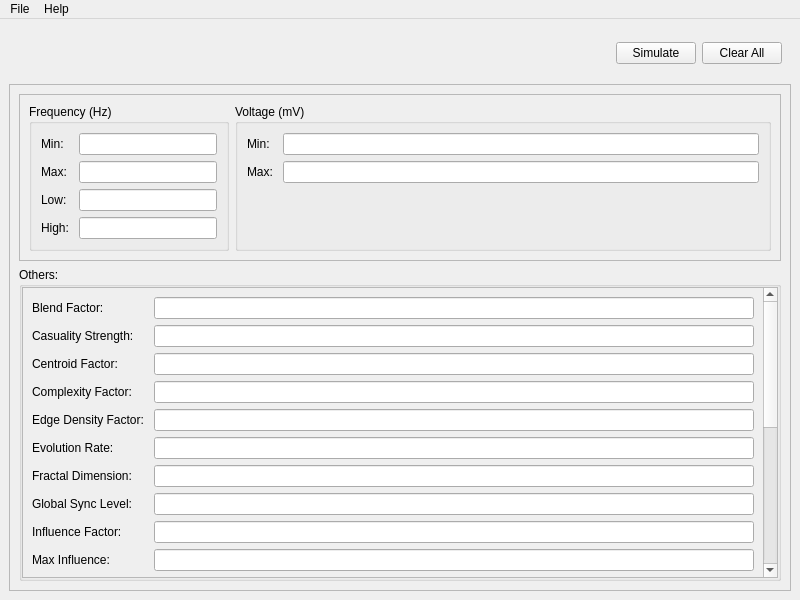
<?xml version="1.0" encoding="UTF-8"?>
<ui version="4.0">
 <class>MainWindow</class>
 <widget class="QMainWindow" name="MainWindow">
  <property name="geometry">
   <rect>
    <x>0</x>
    <y>0</y>
    <width>800</width>
    <height>600</height>
   </rect>
  </property>
  <property name="windowTitle">
   <string>MainWindow</string>
  </property>
  <widget class="QWidget" name="centralwidget">
   <layout class="QVBoxLayout" name="verticalLayout_3">
    <item alignment="Qt::AlignRight">
     <widget class="QFrame" name="btn_frame">
      <property name="minimumSize">
       <size>
        <width>0</width>
        <height>50</height>
       </size>
      </property>
      <property name="maximumSize">
       <size>
        <width>16777215</width>
        <height>50</height>
       </size>
      </property>
      <property name="styleSheet">
       <string notr="true">QFrame{
	border: 0px solid;
}</string>
      </property>
      <property name="frameShape">
       <enum>QFrame::StyledPanel</enum>
      </property>
      <property name="frameShadow">
       <enum>QFrame::Raised</enum>
      </property>
      <layout class="QHBoxLayout" name="horizontalLayout_2">
       <item>
        <widget class="QPushButton" name="simulate_btn">
         <property name="maximumSize">
          <size>
           <width>100</width>
           <height>16777215</height>
          </size>
         </property>
         <property name="text">
          <string>Simulate</string>
         </property>
        </widget>
       </item>
       <item>
        <widget class="QPushButton" name="clear_all_btn">
         <property name="maximumSize">
          <size>
           <width>100</width>
           <height>16777215</height>
          </size>
         </property>
         <property name="text">
          <string>Clear All</string>
         </property>
        </widget>
       </item>
      </layout>
     </widget>
    </item>
    <item>
     <widget class="QFrame" name="details_frame">
      <property name="frameShape">
       <enum>QFrame::StyledPanel</enum>
      </property>
      <property name="frameShadow">
       <enum>QFrame::Raised</enum>
      </property>
      <layout class="QVBoxLayout" name="verticalLayout_2">
       <item>
        <widget class="QFrame" name="freq_frame">
         <property name="frameShape">
          <enum>QFrame::StyledPanel</enum>
         </property>
         <property name="frameShadow">
          <enum>QFrame::Raised</enum>
         </property>
         <layout class="QHBoxLayout" name="horizontalLayout">
          <item>
           <widget class="QGroupBox" name="freq_group">
            <property name="maximumSize">
             <size>
              <width>200</width>
              <height>16777215</height>
             </size>
            </property>
            <property name="title">
             <string>Frequency (Hz)</string>
            </property>
            <layout class="QFormLayout" name="formLayout_2">
             <item row="0" column="0">
              <widget class="QLabel" name="min_freq_label">
               <property name="text">
                <string>Min: </string>
               </property>
              </widget>
             </item>
             <item row="0" column="1">
              <widget class="QLineEdit" name="min_freq_input"/>
             </item>
             <item row="1" column="0">
              <widget class="QLabel" name="max_freq_label">
               <property name="text">
                <string>Max: </string>
               </property>
              </widget>
             </item>
             <item row="1" column="1">
              <widget class="QLineEdit" name="max_freq_input"/>
             </item>
             <item row="2" column="0">
              <widget class="QLabel" name="low_freq_label">
               <property name="text">
                <string>Low: </string>
               </property>
              </widget>
             </item>
             <item row="2" column="1">
              <widget class="QLineEdit" name="low_freq_input"/>
             </item>
             <item row="3" column="0">
              <widget class="QLabel" name="high_freq_label">
               <property name="text">
                <string>High: </string>
               </property>
              </widget>
             </item>
             <item row="3" column="1">
              <widget class="QLineEdit" name="high_freq_input"/>
             </item>
            </layout>
           </widget>
          </item>
          <item>
           <widget class="QGroupBox" name="voltage_group">
            <property name="title">
             <string>Voltage (mV)</string>
            </property>
            <layout class="QFormLayout" name="formLayout">
             <item row="0" column="0">
              <widget class="QLabel" name="min_voltage_label">
               <property name="text">
                <string>Min: </string>
               </property>
              </widget>
             </item>
             <item row="0" column="1">
              <widget class="QLineEdit" name="min_voltage_input"/>
             </item>
             <item row="1" column="0">
              <widget class="QLabel" name="max_voltage_label">
               <property name="text">
                <string>Max: </string>
               </property>
              </widget>
             </item>
             <item row="1" column="1">
              <widget class="QLineEdit" name="max_voltage_linput"/>
             </item>
            </layout>
           </widget>
          </item>
         </layout>
        </widget>
       </item>
       <item>
        <widget class="QGroupBox" name="other_details">
         <property name="title">
          <string>Others:</string>
         </property>
         <layout class="QVBoxLayout" name="verticalLayout">
          <property name="spacing">
           <number>0</number>
          </property>
          <property name="leftMargin">
           <number>0</number>
          </property>
          <property name="topMargin">
           <number>0</number>
          </property>
          <property name="rightMargin">
           <number>0</number>
          </property>
          <property name="bottomMargin">
           <number>0</number>
          </property>
          <item>
           <widget class="QScrollArea" name="scrollArea">
            <property name="widgetResizable">
             <bool>true</bool>
            </property>
            <widget class="QWidget" name="scrollAreaWidgetContents">
             <property name="geometry">
              <rect>
               <x>0</x>
               <y>0</y>
               <width>740</width>
               <height>663</height>
              </rect>
             </property>
             <layout class="QFormLayout" name="formLayout_3">
              <item row="0" column="0">
               <widget class="QLabel" name="blend_factor_label">
                <property name="text">
                 <string>Blend Factor: </string>
                </property>
               </widget>
              </item>
              <item row="0" column="1">
               <widget class="QLineEdit" name="blend_factor_input"/>
              </item>
              <item row="1" column="0">
               <widget class="QLabel" name="cs_label">
                <property name="text">
                 <string>Casuality Strength: </string>
                </property>
               </widget>
              </item>
              <item row="1" column="1">
               <widget class="QLineEdit" name="casuality_strength_input"/>
              </item>
              <item row="2" column="0">
               <widget class="QLabel" name="centroid_factor_label">
                <property name="text">
                 <string>Centroid Factor: </string>
                </property>
               </widget>
              </item>
              <item row="2" column="1">
               <widget class="QLineEdit" name="centroid_factor_input"/>
              </item>
              <item row="3" column="0">
               <widget class="QLabel" name="complex_factor_label">
                <property name="text">
                 <string>Complexity Factor: </string>
                </property>
               </widget>
              </item>
              <item row="3" column="1">
               <widget class="QLineEdit" name="complexity_factor_input"/>
              </item>
              <item row="4" column="0">
               <widget class="QLabel" name="edf_label">
                <property name="text">
                 <string>Edge Density Factor: </string>
                </property>
               </widget>
              </item>
              <item row="4" column="1">
               <widget class="QLineEdit" name="edge_density_factor"/>
              </item>
              <item row="5" column="0">
               <widget class="QLabel" name="er_label">
                <property name="text">
                 <string>Evolution Rate: </string>
                </property>
               </widget>
              </item>
              <item row="5" column="1">
               <widget class="QLineEdit" name="evolution_rate_input"/>
              </item>
              <item row="6" column="0">
               <widget class="QLabel" name="fractal_dimes_label">
                <property name="text">
                 <string>Fractal Dimension: </string>
                </property>
               </widget>
              </item>
              <item row="6" column="1">
               <widget class="QLineEdit" name="fractal_dimension_input"/>
              </item>
              <item row="7" column="0">
               <widget class="QLabel" name="global_sync_label">
                <property name="text">
                 <string>Global Sync Level: </string>
                </property>
               </widget>
              </item>
              <item row="7" column="1">
               <widget class="QLineEdit" name="global_sync_input"/>
              </item>
              <item row="8" column="0">
               <widget class="QLabel" name="influence_factor_label">
                <property name="text">
                 <string>Influence Factor:</string>
                </property>
               </widget>
              </item>
              <item row="8" column="1">
               <widget class="QLineEdit" name="incluence_factor_input"/>
              </item>
              <item row="9" column="0">
               <widget class="QLabel" name="max_influence_label">
                <property name="text">
                 <string>Max Influence: </string>
                </property>
               </widget>
              </item>
              <item row="9" column="1">
               <widget class="QLineEdit" name="max_influence_label_2"/>
              </item>
              <item row="10" column="0">
               <widget class="QLabel" name="num_imfs_label">
                <property name="text">
                 <string>Num Imfs: </string>
                </property>
               </widget>
              </item>
              <item row="10" column="1">
               <widget class="QLineEdit" name="num_imfs_input"/>
              </item>
              <item row="11" column="0">
               <widget class="QLabel" name="num_peaks_label">
                <property name="text">
                 <string>Num Peaks: </string>
                </property>
               </widget>
              </item>
              <item row="11" column="1">
               <widget class="QLineEdit" name="num_peak_input"/>
              </item>
              <item row="12" column="0">
               <widget class="QLabel" name="sync_level_label">
                <property name="text">
                 <string>Pairwise Sync Level: </string>
                </property>
               </widget>
              </item>
              <item row="12" column="1">
               <widget class="QLineEdit" name="p_sync_input"/>
              </item>
              <item row="13" column="0">
               <widget class="QLabel" name="peak_height_label">
                <property name="text">
                 <string>Peak Height: </string>
                </property>
               </widget>
              </item>
              <item row="13" column="1">
               <widget class="QLineEdit" name="peak_height_input"/>
              </item>
              <item row="14" column="0">
               <widget class="QLabel" name="rms_label">
                <property name="text">
                 <string>RMS Value: </string>
                </property>
               </widget>
              </item>
              <item row="15" column="0">
               <widget class="QLabel" name="std_dev_label">
                <property name="text">
                 <string>Standard Deviation: </string>
                </property>
               </widget>
              </item>
              <item row="14" column="1">
               <widget class="QLineEdit" name="rms_input"/>
              </item>
              <item row="15" column="1">
               <widget class="QLineEdit" name="std_dev_input"/>
              </item>
              <item row="16" column="0">
               <widget class="QLabel" name="sync_factor_label">
                <property name="text">
                 <string>Sync Factor: </string>
                </property>
               </widget>
              </item>
              <item row="16" column="1">
               <widget class="QLineEdit" name="sync_factor_input"/>
              </item>
              <item row="17" column="0">
               <widget class="QLabel" name="target_rate_label">
                <property name="text">
                 <string>Target Rate: </string>
                </property>
               </widget>
              </item>
              <item row="17" column="1">
               <widget class="QLineEdit" name="target_rate_input"/>
              </item>
              <item row="18" column="0">
               <widget class="QLabel" name="variability_factor_label">
                <property name="text">
                 <string>Variability Factor: </string>
                </property>
               </widget>
              </item>
              <item row="19" column="0">
               <widget class="QLabel" name="var_label">
                <property name="text">
                 <string>Variance: </string>
                </property>
               </widget>
              </item>
              <item row="20" column="0">
               <widget class="QLabel" name="window_size_label">
                <property name="text">
                 <string>Window Size: </string>
                </property>
               </widget>
              </item>
              <item row="18" column="1">
               <widget class="QLineEdit" name="variability_factor_input"/>
              </item>
              <item row="19" column="1">
               <widget class="QLineEdit" name="variance_input"/>
              </item>
              <item row="20" column="1">
               <widget class="QLineEdit" name="window_size_input"/>
              </item>
             </layout>
            </widget>
           </widget>
          </item>
         </layout>
        </widget>
       </item>
      </layout>
     </widget>
    </item>
   </layout>
  </widget>
  <widget class="QMenuBar" name="menuBar">
   <property name="geometry">
    <rect>
     <x>0</x>
     <y>0</y>
     <width>800</width>
     <height>22</height>
    </rect>
   </property>
   <widget class="QMenu" name="menuFile">
    <property name="title">
     <string>File</string>
    </property>
    <addaction name="actionLoad_Config"/>
    <addaction name="actionSave_Config"/>
    <addaction name="separator"/>
    <addaction name="actionChange_Export_Path"/>
    <addaction name="separator"/>
    <addaction name="actionExit"/>
   </widget>
   <widget class="QMenu" name="menuHelp">
    <property name="title">
     <string>Help</string>
    </property>
    <addaction name="actionAbout"/>
    <addaction name="actionParameters"/>
    <addaction name="actionGitHub"/>
   </widget>
   <addaction name="menuFile"/>
   <addaction name="menuHelp"/>
  </widget>
  <action name="actionLoad_Config">
   <property name="text">
    <string>Load Config</string>
   </property>
   <property name="shortcut">
    <string>Ctrl+L</string>
   </property>
  </action>
  <action name="actionSave_Config">
   <property name="text">
    <string>Save Config</string>
   </property>
   <property name="shortcut">
    <string>Ctrl+S</string>
   </property>
  </action>
  <action name="actionChange_Export_Path">
   <property name="text">
    <string>Change Export Path</string>
   </property>
   <property name="shortcut">
    <string>Ctrl+F</string>
   </property>
  </action>
  <action name="actionExit">
   <property name="text">
    <string>Exit</string>
   </property>
   <property name="menuRole">
    <enum>QAction::QuitRole</enum>
   </property>
  </action>
  <action name="actionAbout">
   <property name="text">
    <string>About</string>
   </property>
  </action>
  <action name="actionParameters">
   <property name="text">
    <string>Parameters</string>
   </property>
  </action>
  <action name="actionGitHub">
   <property name="text">
    <string>GitHub</string>
   </property>
  </action>
  <action name="actionsave_values">
   <property name="text">
    <string>save_values</string>
   </property>
   <property name="toolTip">
    <string>Save Values</string>
   </property>
   <property name="shortcut">
    <string>Ctrl+E</string>
   </property>
   <property name="menuRole">
    <enum>QAction::NoRole</enum>
   </property>
  </action>
 </widget>
 <resources/>
 <connections/>
</ui>
